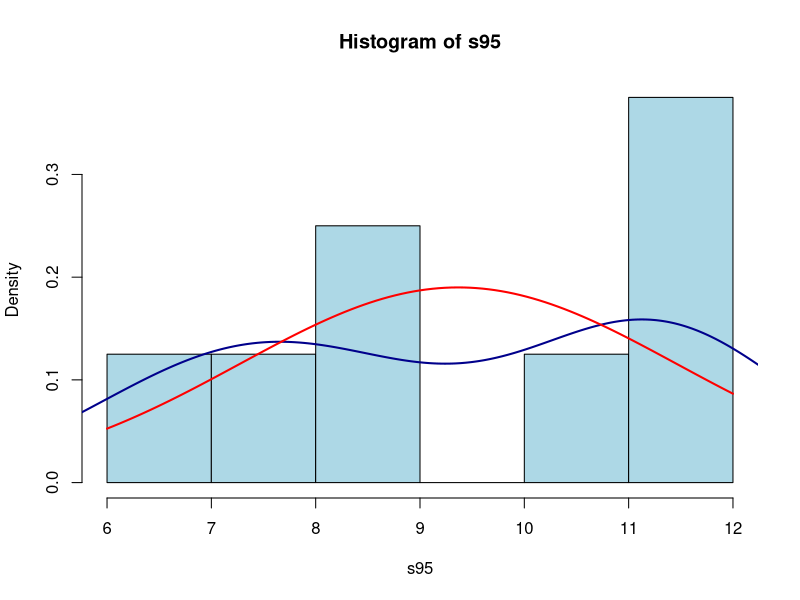
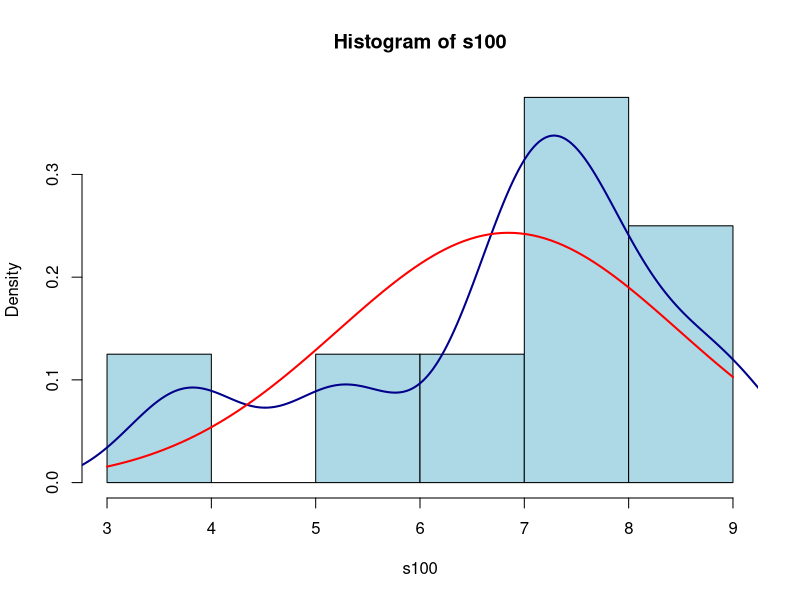
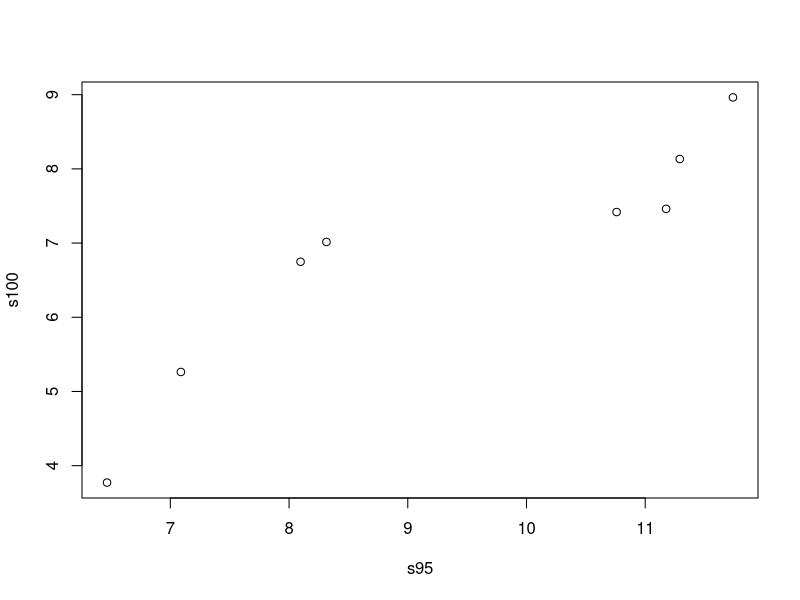

Write the R code that produced these figures, in order.
s95 <- c(11.176, 7.089, 8.097, 11.739, 11.291, 10.759, 6.467, 8.315)
s100 <- c(5.263, 6.748, 7.461, 7.015, 8.133, 7.418, 3.772, 8.963)
t.test(s95, s100, conf.level = .95)

hist(s95, prob=T, col="lightblue")
lines(density(s95), col="darkblue", lwd=2)
curve(dnorm(x, mean=mean(s95), sd=sd(s95)), add=TRUE, col="red", lwd=2)

hist(s100, prob=T, col="lightblue")
lines(density(s100), col="darkblue", lwd=2)
curve(dnorm(x, mean=mean(s100), sd=sd(s100)), add=TRUE, col="red", lwd=2)

library(pwr)
pwr.2p.test(s95, s100)
qqplot(x = s95, y = s100)
